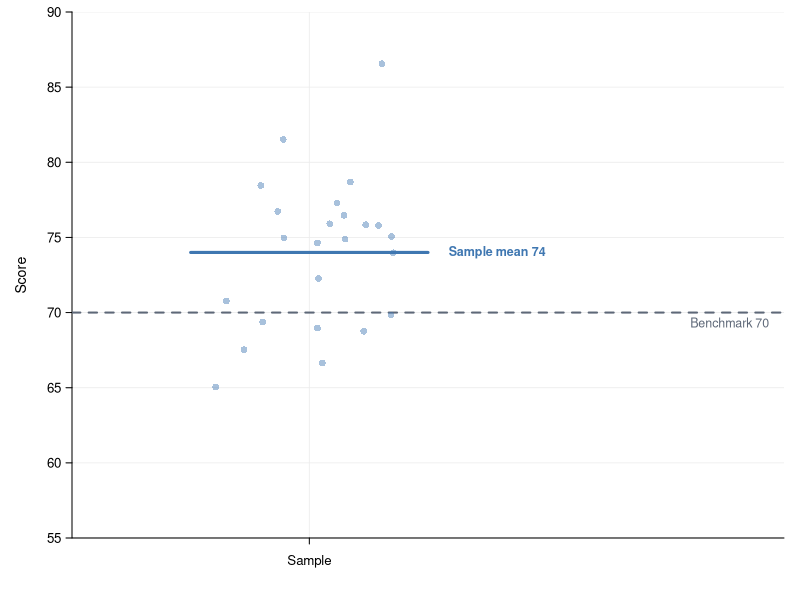
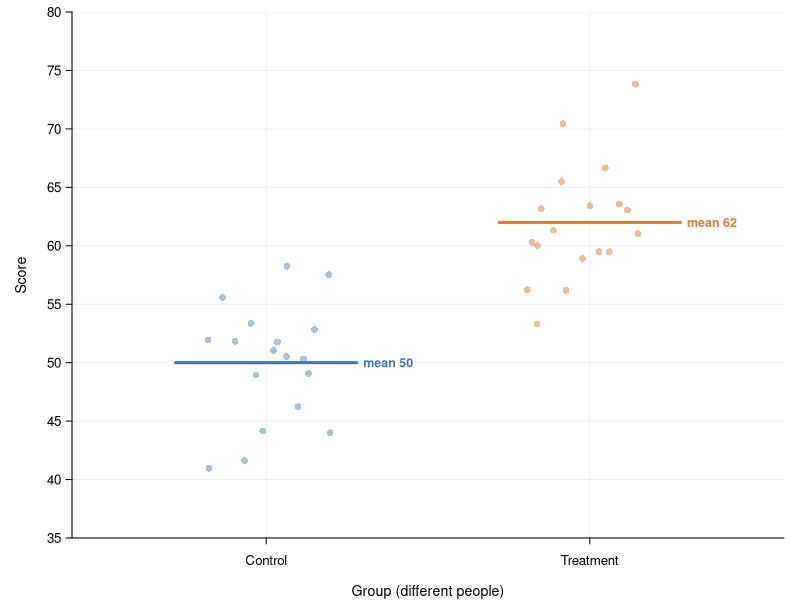
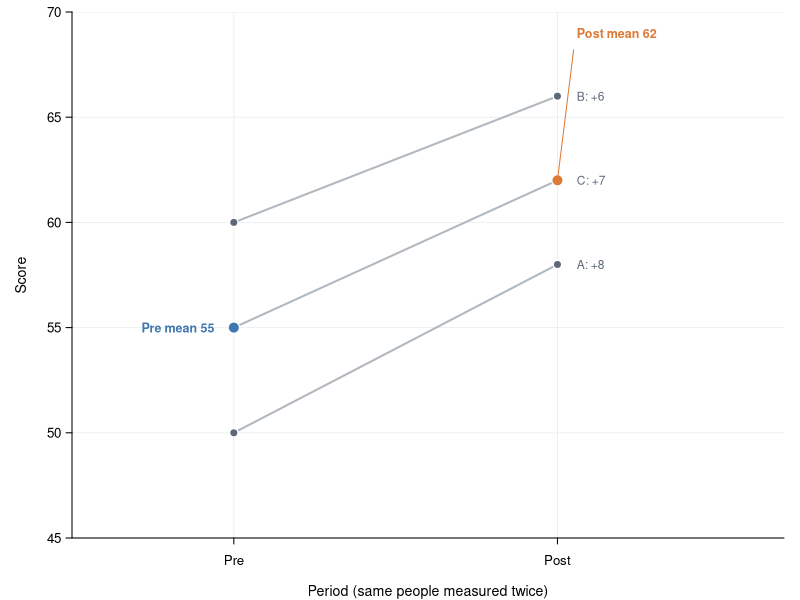
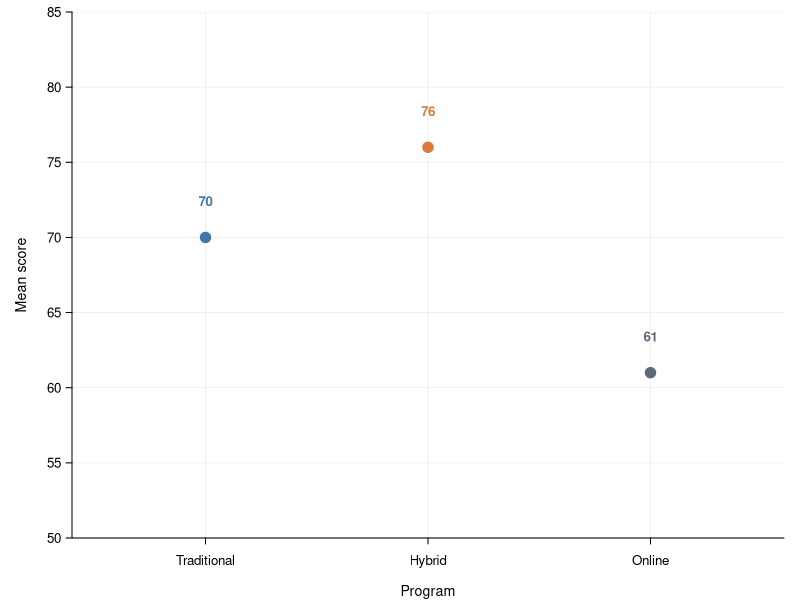
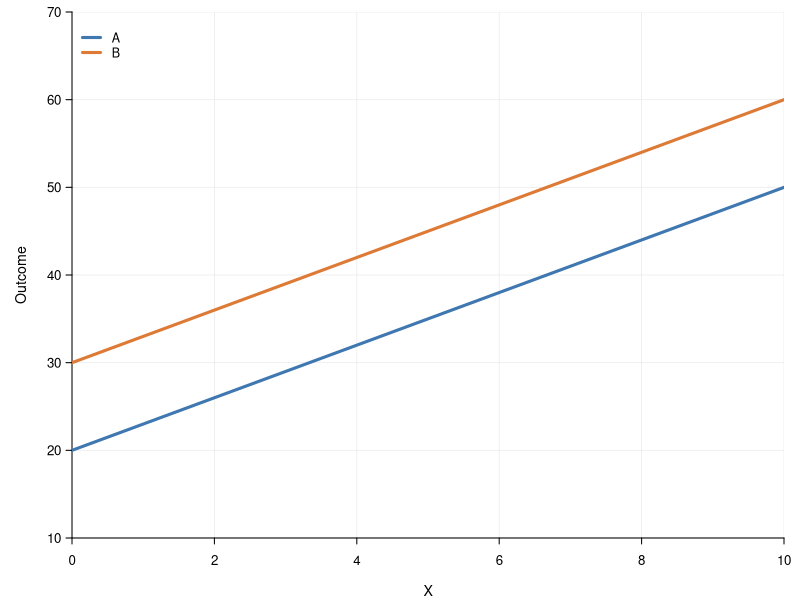
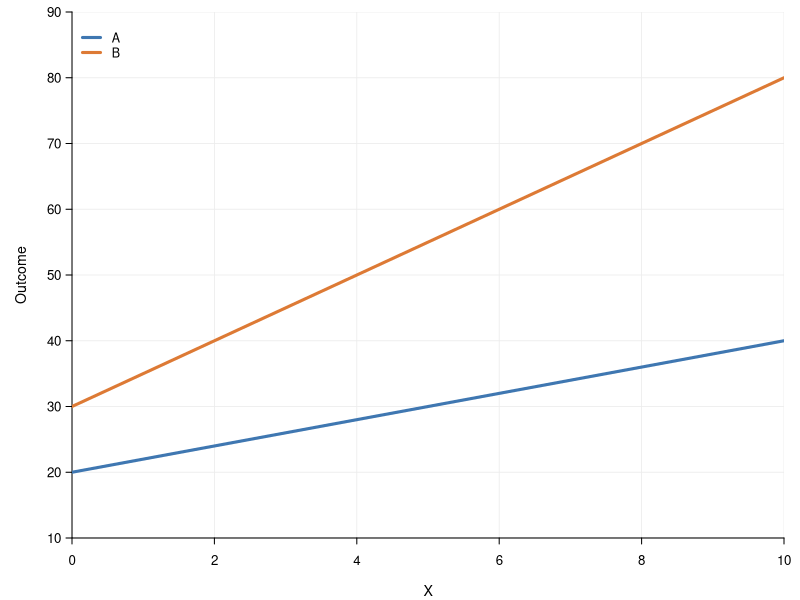
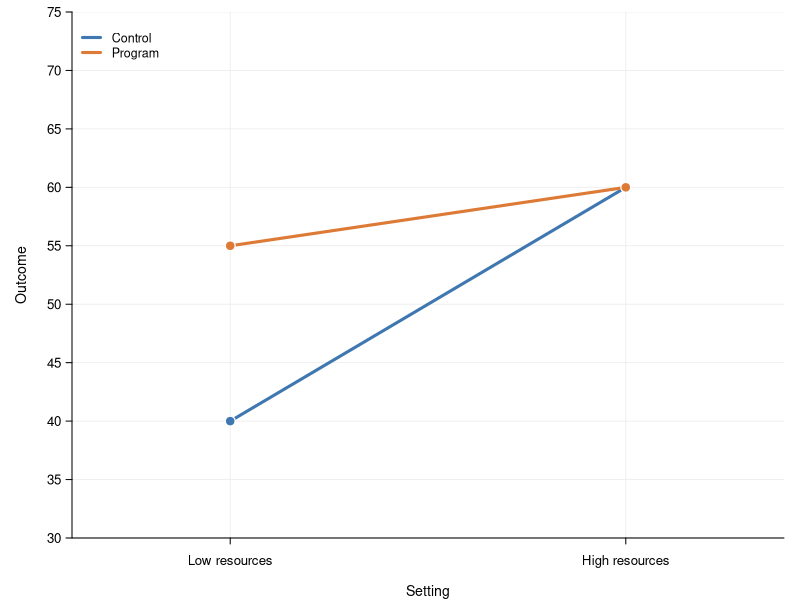
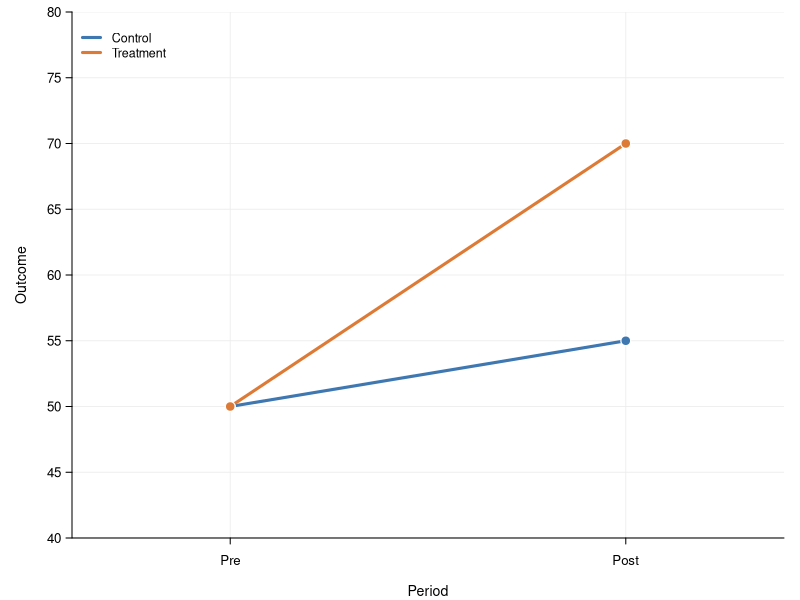

Write the R code that produced these figures, in order.
## ---- chunk 1
knitr::opts_chunk$set(
  echo = FALSE, message = FALSE, warning = FALSE,
  dev = "png", dpi = 200, fig.retina = 1,
  fig.width = 6.5, fig.height = 3
)

# ---- palette and plot scaffolding --------------------------------------------

blue   <- "#3f77b1"
orange <- "#dd7a35"
slate  <- "#5e6878"
red    <- "#b23a48"
light  <- "#b1b8bf"
gridc  <- "#ececec"

fig_par <- function() {
  par(mar = c(3.1, 3.6, 0.6, 0.8), mgp = c(2.1, 0.55, 0), las = 1,
      tcl = -0.3, cex.axis = 0.8, cex.lab = 0.85, bty = "l")
}

# Empty plot with light gridlines, left/bottom axes only.
# Pass xat + xlabels for a categorical x-axis.
fig_frame <- function(xlim, ylim, xlab, ylab, yat = pretty(ylim),
                      xat = NULL, xlabels = NULL) {
  fig_par()
  plot(NA, xlim = xlim, ylim = ylim, xlab = xlab, ylab = ylab,
       axes = FALSE, xaxs = "i", yaxs = "i")
  abline(h = yat, col = gridc, lwd = 0.8)
  if (is.null(xlabels)) {
    xt <- pretty(xlim)
    abline(v = xt, col = gridc, lwd = 0.8)
    axis(1, at = xt, lwd = 0, lwd.ticks = 1)
  } else {
    abline(v = xat, col = gridc, lwd = 0.8)
    axis(1, at = xat, labels = xlabels, lwd = 0, lwd.ticks = 1)
  }
  axis(2, at = yat, lwd = 0, lwd.ticks = 1)
  box(bty = "l")
}

dot <- function(x, y, col, cex = 1.5) {
  points(x, y, pch = 21, bg = col, col = "white", cex = cex, lwd = 1.2)
}

legend_tl <- function(labels, cols, lty = 1, lwd = 3, pch = NA, pt.bg = NA) {
  legend("topleft", legend = labels, col = cols, lty = lty, lwd = lwd,
         pch = pch, pt.bg = pt.bg, bty = "n", cex = 0.75, seg.len = 1.6,
         inset = c(0.01, 0.02))
}

# Two categories joined by one line per group (2 x 2 designs).
two_by_two <- function(xlabels, xlab, ylim, series, cols) {
  fig_frame(c(0.6, 2.4), ylim, xlab, "Outcome", yat = seq(ylim[1], ylim[2], 5),
            xat = 1:2, xlabels = xlabels)
  for (i in seq_along(series)) {
    lines(1:2, series[[i]], col = cols[i], lwd = 3)
    dot(1:2, series[[i]], cols[i], cex = 1.3)
  }
  legend_tl(names(series), cols)
}

# ---- one function per figure -------------------------------------------------

fig_01a <- function() {
  set.seed(609)
  y <- 74 + as.vector(scale(rnorm(24))) * 5
  x <- runif(24, 0.65, 1.35)
  fig_frame(c(0.2, 2.6), c(55, 90), "", "Score", yat = seq(55, 90, 5),
            xat = 1, xlabels = "Sample")
  abline(h = 70, col = slate, lty = 2, lwd = 2)
  points(x, y, pch = 16, col = adjustcolor(blue, 0.45), cex = 0.9)
  segments(0.6, 74, 1.4, 74, col = blue, lwd = 3)
  text(1.47, 74, "Sample mean 74", adj = 0, cex = 0.75, col = blue, font = 2)
  text(2.55, 70, "Benchmark 70", adj = c(1, 1.5), cex = 0.75, col = slate)
}

fig_01b <- function() {
  set.seed(610)
  yc <- 50 + as.vector(scale(rnorm(18))) * 5
  yt <- 62 + as.vector(scale(rnorm(18))) * 5
  fig_frame(c(0.4, 2.6), c(35, 80), "Group (different people)", "Score",
            yat = seq(35, 80, 5), xat = 1:2, xlabels = c("Control", "Treatment"))
  points(runif(18, 0.8, 1.2), yc, pch = 16, col = adjustcolor(blue, 0.45), cex = 0.9)
  points(runif(18, 1.8, 2.2), yt, pch = 16, col = adjustcolor(orange, 0.5), cex = 0.9)
  segments(0.72, 50, 1.28, 50, col = blue, lwd = 3)
  segments(1.72, 62, 2.28, 62, col = orange, lwd = 3)
  text(1.3, 50, "mean 50", adj = 0, cex = 0.75, col = blue, font = 2)
  text(2.3, 62, "mean 62", adj = 0, cex = 0.75, col = orange, font = 2)
}

fig_01c <- function() {
  pre  <- c(A = 50, B = 60, C = 55)
  post <- c(A = 58, B = 66, C = 62)
  fig_frame(c(0.5, 2.7), c(45, 70), "Period (same people measured twice)", "Score",
            yat = seq(45, 70, 5), xat = 1:2, xlabels = c("Pre", "Post"))
  segments(1, pre, 2, post, col = light, lwd = 2)
  dot(rep(1, 3), pre, slate, cex = 1.1)
  dot(rep(2, 3), post, slate, cex = 1.1)
  text(2.06, post, paste0(names(post), ": +", post - pre), adj = 0, cex = 0.72, col = slate)
  dot(1, 55, blue)
  dot(2, 62, orange)
  text(0.94, 55, "Pre mean 55", adj = 1, cex = 0.75, col = blue, font = 2)
  text(2.06, 69, "Post mean 62", adj = 0, cex = 0.75, col = orange, font = 2)
  segments(2, 62, 2.05, 68.2, col = orange, lwd = 1)
}

fig_02 <- function() {
  m <- c(70, 76, 61)
  cols <- c(blue, orange, slate)
  fig_frame(c(0.4, 3.6), c(50, 85), "Program", "Mean score", yat = seq(50, 85, 5),
            xat = 1:3, xlabels = c("Traditional", "Hybrid", "Online"))
  dot(1:3, m, cols, cex = 1.7)
  text(1:3, m + 2.4, m, cex = 0.8, col = cols, font = 2)
}

fig_03 <- function() {
  fig_frame(c(0, 10), c(10, 70), "X", "Outcome", yat = seq(10, 70, 10))
  abline(20, 3, col = blue, lwd = 3)
  abline(30, 3, col = orange, lwd = 3)
  legend_tl(c("A", "B"), c(blue, orange))
}

fig_04 <- function() {
  fig_frame(c(0, 10), c(10, 90), "X", "Outcome", yat = seq(10, 90, 10))
  abline(20, 2, col = blue, lwd = 3)
  abline(30, 5, col = orange, lwd = 3)
  legend_tl(c("A", "B"), c(blue, orange))
}

fig_05 <- function() {
  two_by_two(c("Low resources", "High resources"), "Setting", c(30, 75),
             list(Control = c(40, 60), Program = c(55, 60)), c(blue, orange))
}

fig_06 <- function() {
  two_by_two(c("Pre", "Post"), "Period", c(40, 80),
             list(Control = c(50, 55), Treatment = c(50, 70)), c(blue, orange))
}

fig_07 <- function() {
  y <- c(20, 25, 30)
  cols <- c(slate, blue, orange)
  fig_frame(c(-0.5, 2.5), c(15, 35), "Doses received", "Mean outcome",
            yat = seq(15, 35, 5), xat = 0:2, xlabels = c("0", "1", "2"))
  lines(0:2, y, col = light, lwd = 2)
  dot(0:2, y, cols, cex = 1.7)
  text(0:2, y + 1.8, y, cex = 0.8, col = cols, font = 2)
  text(c(0.5, 1.5), c(22.5, 27.5), "+5", adj = c(-0.3, 1.6), cex = 0.75, col = slate)
}

fig_08 <- function() {
  fig_frame(c(-6, 6), c(5, 60), "Time relative to intervention", "Outcome",
            yat = seq(10, 60, 10))
  abline(v = 0, col = slate, lty = 2, lwd = 1.5)
  segments(-1, 18, 5, 30, col = light, lty = 3, lwd = 2)
  segments(-5, 10, -1, 18, col = blue, lwd = 3)
  segments(0, 30, 5, 55, col = orange, lwd = 3)
  dot(-1, 18, blue)
  dot(0, 30, orange)
  legend_tl(c("Before", "After", "Pre-trend extended"), c(blue, orange, light),
            lty = c(1, 1, 3), lwd = c(3, 3, 2))
}

fig_09 <- function() {
  fig_frame(c(-5, 5), c(25, 75), "Running variable minus cutoff", "Outcome",
            yat = seq(30, 70, 10))
  abline(v = 0, col = slate, lty = 2, lwd = 1.5)
  segments(-5, 30, 0, 40, col = blue, lwd = 3)
  segments(0, 50, 5, 70, col = orange, lwd = 3)
  dot(0, 40, blue)
  dot(0, 50, orange)
  legend_tl(c("Below", "Above"), c(blue, orange))
}

fig_10 <- function() {
  set.seed(1010)
  x  <- runif(70, 1, 9)
  y  <- 10 + 4 * x + rnorm(70, 0, 3)
  y0 <- 30 + rnorm(16, 0, 2.5)
  fig_frame(c(-0.8, 10), c(0, 55), "Fundraising expense", "Donations",
            yat = seq(0, 50, 10))
  abline(v = 0, col = slate, lty = 3, lwd = 1.5)
  points(x, y, pch = 16, col = adjustcolor(blue, 0.5), cex = 0.8)
  segments(0, 10, 9, 46, col = blue, lwd = 3)
  points(rep(0, 16), y0, pch = 16, col = adjustcolor(orange, 0.7), cex = 0.9)
}

fig_11 <- function() {
  set.seed(1111)
  xs <- runif(35, 1, 9); ys <- 10 + 3 * xs + rnorm(35, 0, 2.5)
  xl <- runif(35, 1, 9); yl <- 17 + 5 * xl + rnorm(35, 0, 2.5)
  y0 <- 30 + rnorm(16, 0, 2.5)
  fig_frame(c(-0.8, 10), c(0, 75), "Fundraising expense", "Donations",
            yat = seq(0, 70, 10))
  points(xs, ys, pch = 16, col = adjustcolor(blue, 0.45), cex = 0.8)
  points(xl, yl, pch = 16, col = adjustcolor(orange, 0.45), cex = 0.8)
  segments(0, 10, 9, 37, col = blue, lwd = 3)
  segments(0, 17, 9, 62, col = orange, lwd = 3)
  points(rep(0, 16), y0, pch = 16, col = adjustcolor(slate, 0.7), cex = 0.9)
  legend_tl(c("Small", "Large", "Zero X"), c(blue, orange, slate),
            lty = c(1, 1, NA), lwd = c(3, 3, NA), pch = c(NA, NA, 16))
}

# One panel of the single-outlier figure: Y = t for 2010-2020 (t = 1..11), except
# that `odd_year` is 10 units too high. The line is the OLS fit with no dummy.
outlier_panel <- function(odd_year, label) {
  year <- 2010:2020
  y <- year - 2009
  y[year == odd_year] <- y[year == odd_year] + 10
  fig_frame(c(2009.3, 2020.7), c(-5, 25), "Year", "Outcome", yat = seq(-5, 25, 5),
            xat = seq(2010, 2020, 2), xlabels = seq(2010, 2020, 2))
  fit <- lm(y ~ year)
  clip(2009.3, 2020.7, -5, 25)
  abline(fit, col = orange, lwd = 2.5)
  dot(year[year != odd_year], y[year != odd_year], blue, cex = 1.2)
  dot(odd_year, y[year == odd_year], red, cex = 1.5)
  mtext(label, side = 3, line = -1.1, adj = 0.04, cex = 0.72, font = 2, col = slate)
}

fig_12 <- function() {
  op <- par(mfrow = c(1, 2)); on.exit(par(op))
  outlier_panel(2015, "A: odd year 2015")
  outlier_panel(2020, "B: odd year 2020")
}

covid_base <- function(ylim) {
  fig_frame(c(2013.5, 2027.8), ylim, "Year", "Outcome", yat = seq(ylim[1] + 5, ylim[2], 10),
            xat = seq(2014, 2026, 2), xlabels = seq(2014, 2026, 2))
  rect(2019.6, ylim[1], 2022.4, ylim[2], col = adjustcolor(slate, 0.1), border = NA)
}

covid_legend <- function(first = "Pre-COVID trend, extended", extra = NULL, extra_col = NULL) {
  legend_tl(c(first, "Anomaly years", "Stable post period", extra),
            c(blue, slate, orange, extra_col), lty = c(2, NA, 1, rep(1, length(extra))),
            lwd = c(2, NA, 3, rep(3, length(extra))), pch = c(NA, 16, NA, rep(NA, length(extra))))
}

# 13A: flat before and after, no shift
fig_13a <- function() {
  covid_base(c(35, 80))
  segments(2014, 60, 2027, 60, col = blue, lty = 2, lwd = 2)
  dot(2014:2019, rep(60, 6), blue, cex = 1.2)
  dot(2020:2022, c(44, 42, 53), slate, cex = 1.3)
  lines(2023:2027, rep(60, 5), col = orange, lwd = 3)
  dot(2023:2027, rep(60, 5), orange, cex = 1.2)
  covid_legend("Pre-COVID level, extended")
}

# 13B and 13C: rising trend, post level 9 above it
covid_trend <- function(ylim) {
  covid_base(ylim)
  segments(2014, 50, 2027, 76, col = blue, lty = 2, lwd = 2)
  dot(2014:2019, 50 + 2 * (0:5), blue, cex = 1.2)
  dot(2020:2022, c(44, 42, 53), slate, cex = 1.3)
  lines(2023:2027, 77 + 2 * (0:4), col = orange, lwd = 3)
  dot(2023:2027, 77 + 2 * (0:4), orange, cex = 1.2)
}

fig_13b <- function() {
  covid_trend(c(35, 90))
  covid_legend()
}

fig_13c <- function() {
  covid_trend(c(35, 100))
  lines(c(2023, 2027), c(77, 93), col = red, lwd = 3)
  covid_legend(extra = "Alternative: steeper post slope", extra_col = red)
}

fig_14 <- function() {
  two_by_two(c("Pre", "Post"), "Period", c(40, 80),
             list(A = c(50, 55), B = c(50, 70)), c(blue, orange))
}
## ---- chunk 2
fig_01a()
## ---- chunk 3
fig_01b()
## ---- chunk 4
fig_01c()
## ---- chunk 5
fig_02()
## ---- chunk 6
fig_03()
## ---- chunk 7
fig_04()
## ---- chunk 8
fig_05()
## ---- chunk 9
fig_06()
## ---- chunk 10
fig_07()
## ---- chunk 11
fig_08()
## ---- chunk 12
fig_09()
## ---- chunk 13
fig_10()
## ---- chunk 14
fig_11()
## ---- chunk 15
fig_12()
## ---- chunk 16
fig_13a()
## ---- chunk 17
fig_13b()
## ---- chunk 18
fig_13c()
## ---- chunk 19
fig_14()
## ---- chunk 20
fig_01a()
## ---- chunk 21
fig_01b()
## ---- chunk 22
fig_01c()
## ---- chunk 23
fig_02()
## ---- chunk 24
fig_03()
## ---- chunk 25
fig_04()
## ---- chunk 26
fig_05()
## ---- chunk 27
fig_06()
## ---- chunk 28
fig_07()
## ---- chunk 29
fig_08()
## ---- chunk 30
fig_09()
## ---- chunk 31
fig_10()
## ---- chunk 32
fig_11()
## ---- chunk 33
fig_12()
## ---- chunk 34
fig_13a()
## ---- chunk 35
fig_13b()
## ---- chunk 36
fig_13c()
## ---- chunk 37
fig_14()
